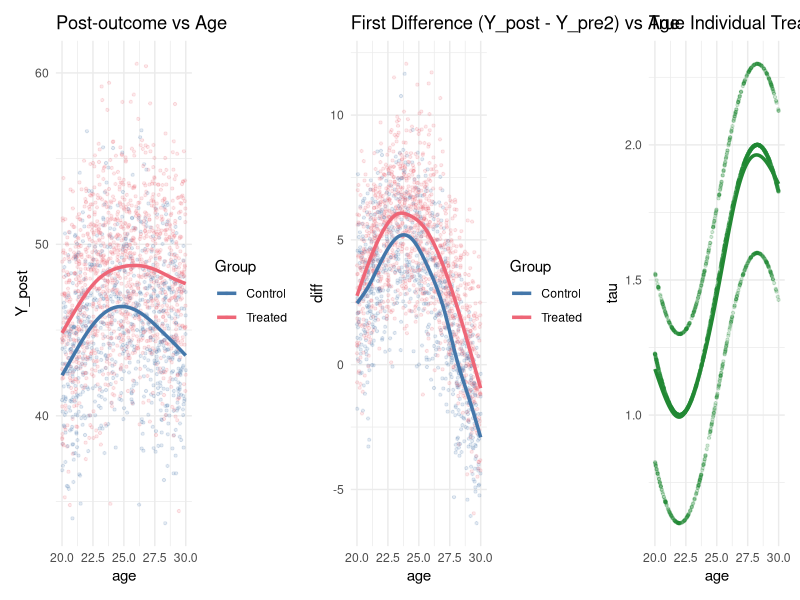
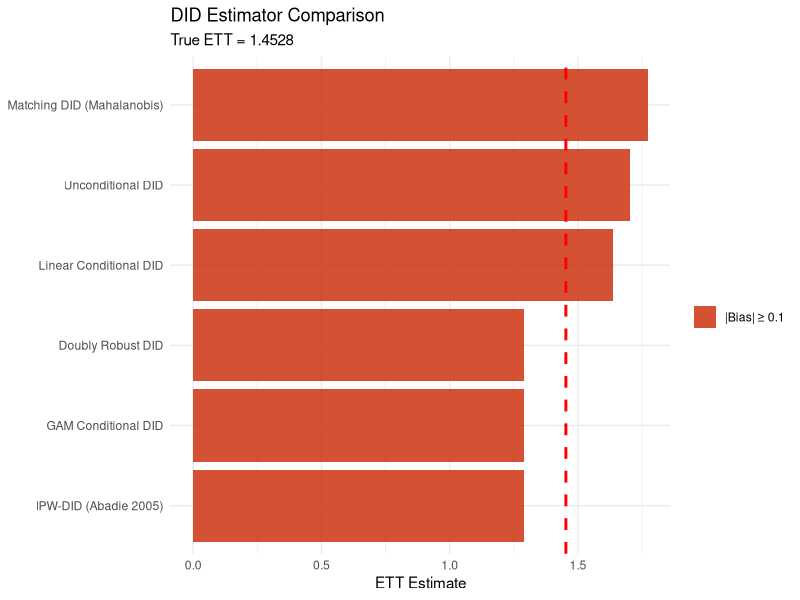
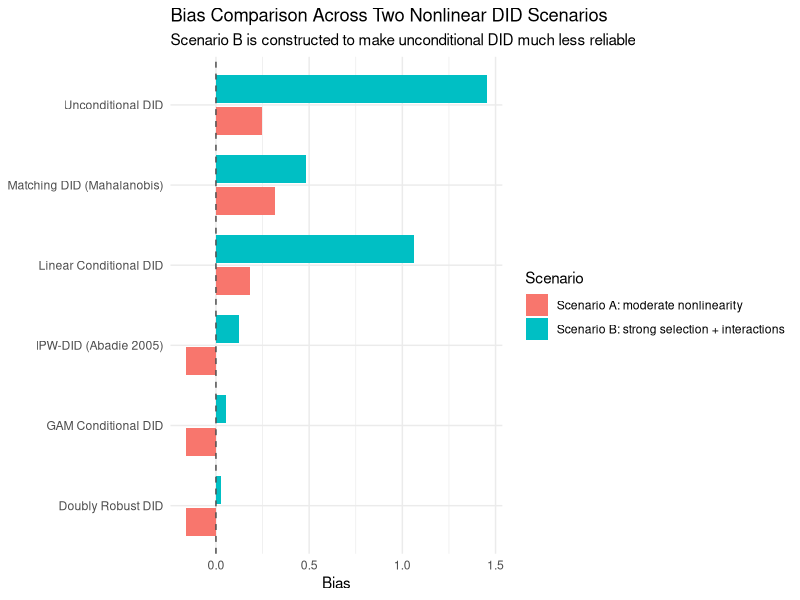

Generate these figures, in order, with R:
## ---- chunk 1
library(ggplot2)
library(tidyverse)
library(mgcv)
library(MatchIt)
library(patchwork)
set.seed(42)
## ---- chunk 2
n <- 2000

# ── Covariates ──────────────────────────────────────────────
age           <- runif(n, 20, 30)
genre_pref    <- sample(c("Action","Drama","Comedy","SciFi","Romance"), n, replace=TRUE)
major_release <- sample(c("sports","politics","celebrity","tech","news"),   n, replace=TRUE)

genre_num   <- as.numeric(factor(genre_pref))
release_num <- as.numeric(factor(major_release))

# ── Nonlinear propensity score ───────────────────────────────
linpred <- 
  0.5  * sin(age / 3) +
  0.3  * (genre_num^2) / 10 +
 -0.4  * log(release_num + 1) +
  0.2  * (age * genre_num) / 30

ps_true <- plogis(linpred)
D       <- rbinom(n, 1, ps_true)

# ── Pre-period outcomes (nonlinear in X) ─────────────────────
Y_pre1 <- 
   2 * sin(age / 4) +
   0.5 * genre_num^1.5 +
  -0.3 * release_num^2 / 5 +
   rnorm(n, 0, 2) + 30

Y_pre2 <- 
   3 * sin(age / 5) +
   0.7 * genre_num^1.5 +
  -0.4 * release_num^2 / 5 +
   0.5 * age +
   rnorm(n, 0, 2) + 30

# ── Heterogeneous true treatment effect ──────────────────────
tau <- 
  1.5 +
  0.5 * sin(age / 2) +
  0.3 * (genre_num == 1) +   # Action: higher effect
 -0.4 * (genre_num == 2)     # Drama: lower effect

ETT_true <- mean(tau[D == 1])
cat("True ETT (treated units only):", round(ETT_true, 4), "\n")

# ── Post-period outcome ──────────────────────────────────────
Y_post <- 
  Y_pre2 +
  tau * D +
  5 * sin(age / 3) +
  rnorm(n, 0, 2)

# ── Dataset ──────────────────────────────────────────────────
data <- data.frame(
  age, genre_pref, major_release,
  genre_num, release_num,
  D, ps_true,
  Y_pre1, Y_pre2, Y_post,
  diff = Y_post - Y_pre2,
  tau
)
## ---- chunk 3
p1 <- ggplot(data, aes(x = age, y = Y_post, color = factor(D))) +
  geom_point(alpha = 0.15, size = 0.8) +
  geom_smooth(se = FALSE, linewidth = 1.2) +
  scale_color_manual(values = c("#4477AA","#EE6677"),
                     labels = c("Control","Treated")) +
  labs(title = "Post-outcome vs Age", color = "Group") +
  theme_minimal()

p2 <- ggplot(data, aes(x = age, y = diff, color = factor(D))) +
  geom_point(alpha = 0.15, size = 0.8) +
  geom_smooth(se = FALSE, linewidth = 1.2) +
  scale_color_manual(values = c("#4477AA","#EE6677"),
                     labels = c("Control","Treated")) +
  labs(title = "First Difference (Y_post - Y_pre2) vs Age", color = "Group") +
  theme_minimal()

p3 <- ggplot(data, aes(x = age, y = tau)) +
  geom_point(alpha = 0.2, size = 0.8, color = "#228833") +
  geom_smooth(se = FALSE, color = "#228833", linewidth = 1.2) +
  labs(title = "True Individual Treatment Effect τ_i vs Age") +
  theme_minimal()

p1 + p2 + p3
## ---- chunk 4
ETT_naive <- 
  (mean(data$Y_post[data$D==1]) - mean(data$Y_pre2[data$D==1])) -
  (mean(data$Y_post[data$D==0]) - mean(data$Y_pre2[data$D==0]))

cat("Unconditional DID:", round(ETT_naive, 4), "\n")
cat("Bias vs true ETT: ", round(ETT_naive - ETT_true, 4), "\n")
## ---- chunk 5
ctrl_linear <- lm(
  diff ~ age + genre_pref + major_release,
  data = subset(data, D == 0)
)

# Predict counterfactual trend for treated
cf_linear <- predict(ctrl_linear, newdata = subset(data, D == 1))
ETT_linear <- mean(data$diff[data$D == 1]) - mean(cf_linear)

cat("Linear Conditional DID:", round(ETT_linear, 4), "\n")
cat("Bias vs true ETT:      ", round(ETT_linear - ETT_true, 4), "\n")
## ---- chunk 6
ctrl_gam <- gam(
  diff ~ s(age) + genre_pref + major_release,
  data = subset(data, D == 0)
)

cf_gam  <- predict(ctrl_gam, newdata = subset(data, D == 1))
ETT_gam <- mean(data$diff[data$D == 1]) - mean(cf_gam)

cat("GAM Conditional DID:", round(ETT_gam, 4), "\n")
cat("Bias vs true ETT:   ", round(ETT_gam - ETT_true, 4), "\n")
## ---- chunk 7
ps_gam <- gam(
  D ~ s(age) + genre_pref + major_release,
  family = binomial,
  data = data
)
data$ps_hat <- predict(ps_gam, type = "response")

# Trim propensity scores to avoid extreme weights
trim <- 0.02
data$ps_trim <- pmax(trim, pmin(1 - trim, data$ps_hat))
## ---- chunk 8
pD   <- mean(data$D)

ETT_ipw <- mean(
  (data$diff / pD) *
  (data$D - data$ps_trim) /
  (1 - data$ps_trim)
)

cat("IPW-DID (Abadie 2005):", round(ETT_ipw, 4), "\n")
cat("Bias vs true ETT:     ", round(ETT_ipw - ETT_true, 4), "\n")
## ---- chunk 9
m0_hat <- predict(ctrl_gam, newdata = data)

phat <- data$ps_trim
pD_bar <- mean(data$D)

# Normalized DR DID for panel ETT
w_treat <- data$D / pD_bar
w_ctrl_raw <- (1 - data$D) * phat / (1 - phat)
w_ctrl <- w_ctrl_raw / mean(w_ctrl_raw)

ETT_dr <- mean((w_treat - w_ctrl) * (data$diff - m0_hat))

cat("Doubly Robust DID:", round(ETT_dr, 4), "\n")
cat("Bias vs true ETT: ", round(ETT_dr - ETT_true, 4), "\n")
## ---- chunk 10
library(MatchIt)

m_out <- matchit(
  D ~ age + genre_num + release_num,
  data = data,
  method = "nearest",
  distance = "mahalanobis",
  ratio = 1
)

matched_data <- match.data(m_out)

ETT_match <- with(matched_data,
  mean(diff[D == 1]) - mean(diff[D == 0])
)

cat("Kernel/Matching DID:", round(ETT_match, 4), "\n")
cat("Bias vs true ETT:   ", round(ETT_match - ETT_true, 4), "\n")
## ---- chunk 11
results <- tibble(
  Estimator = c(
    "True ETT",
    "Unconditional DID",
    "Linear Conditional DID",
    "GAM Conditional DID",
    "IPW-DID (Abadie 2005)",
    "Doubly Robust DID",
    "Matching DID (Mahalanobis)"
  ),
  Estimate = round(c(ETT_true, ETT_naive, ETT_linear, ETT_gam,
                     ETT_ipw, ETT_dr, ETT_match), 4),
  Bias = round(c(ETT_true, ETT_naive, ETT_linear, ETT_gam,
                 ETT_ipw, ETT_dr, ETT_match) - ETT_true, 4)
)

knitr::kable(results, caption = "ETT Estimates: All Methods vs True Value")
## ---- chunk 12
results %>%
  filter(Estimator != "True ETT") %>%
  mutate(Estimator = fct_reorder(Estimator, abs(Bias))) %>%
  ggplot(aes(x = Estimator, y = Estimate, fill = abs(Bias) < 0.1)) +
  geom_col(alpha = 0.85) +
  geom_hline(yintercept = ETT_true, linetype = "dashed", color = "red", linewidth = 1) +
  scale_fill_manual(values = c("#CC3311","#009988"),
                    labels = c("|Bias| ≥ 0.1", "|Bias| < 0.1")) +
  coord_flip() +
  labs(title = "DID Estimator Comparison",
       subtitle = paste("True ETT =", round(ETT_true,4)),
       y = "ETT Estimate", x = NULL, fill = "") +
  theme_minimal()
## ---- chunk 13
estimate_did_suite <- function(data) {
  ETT_true <- mean(data$tau[data$D == 1])

  ETT_naive <- 
    (mean(data$Y_post[data$D == 1]) - mean(data$Y_pre2[data$D == 1])) -
    (mean(data$Y_post[data$D == 0]) - mean(data$Y_pre2[data$D == 0]))

  ctrl_linear <- lm(
    diff ~ age + genre_pref + major_release,
    data = subset(data, D == 0)
  )

  cf_linear <- predict(ctrl_linear, newdata = subset(data, D == 1))
  ETT_linear <- mean(data$diff[data$D == 1]) - mean(cf_linear)

  ctrl_gam <- gam(
    diff ~ s(age) + genre_pref + major_release,
    data = subset(data, D == 0)
  )

  cf_gam <- predict(ctrl_gam, newdata = subset(data, D == 1))
  ETT_gam <- mean(data$diff[data$D == 1]) - mean(cf_gam)

  ps_gam <- gam(
    D ~ s(age) + genre_pref + major_release,
    family = binomial,
    data = data
  )

  ps_hat <- predict(ps_gam, type = "response")
  ps_trim <- pmax(0.02, pmin(0.98, ps_hat))
  pD_bar <- mean(data$D)

  ETT_ipw <- mean(
    (data$diff / pD_bar) *
    (data$D - ps_trim) /
    (1 - ps_trim)
  )

  m0_hat <- predict(ctrl_gam, newdata = data)
  w_treat <- data$D / pD_bar
  w_ctrl_raw <- (1 - data$D) * ps_trim / (1 - ps_trim)
  w_ctrl <- w_ctrl_raw / mean(w_ctrl_raw)

  ETT_dr <- mean((w_treat - w_ctrl) * (data$diff - m0_hat))

  m_out <- matchit(
    D ~ age + genre_num + release_num,
    data = data,
    method = "nearest",
    distance = "mahalanobis",
    ratio = 1
  )

  matched_data <- match.data(m_out)
  ETT_match <- with(matched_data,
    mean(diff[D == 1]) - mean(diff[D == 0])
  )

  tibble(
    Estimator = c(
      "True ETT",
      "Unconditional DID",
      "Linear Conditional DID",
      "GAM Conditional DID",
      "IPW-DID (Abadie 2005)",
      "Doubly Robust DID",
      "Matching DID (Mahalanobis)"
    ),
    Estimate = c(
      ETT_true, ETT_naive, ETT_linear, ETT_gam,
      ETT_ipw, ETT_dr, ETT_match
    ),
    Bias = c(
      0, ETT_naive - ETT_true, ETT_linear - ETT_true, ETT_gam - ETT_true,
      ETT_ipw - ETT_true, ETT_dr - ETT_true, ETT_match - ETT_true
    )
  )
}

scenario_a <- results %>%
  mutate(Scenario = "Scenario A: moderate nonlinearity")

n_stress <- 2000

age_s <- runif(n_stress, 20, 30)
genre_pref_s <- sample(c("Action","Drama","Comedy","SciFi","Romance"), n_stress, replace = TRUE)
major_release_s <- sample(c("sports","politics","celebrity","tech","news"), n_stress, replace = TRUE)

genre_num_s <- as.numeric(factor(genre_pref_s))
release_num_s <- as.numeric(factor(major_release_s))

linpred_s <-
  -1.2 +
   1.1 * cos(age_s / 2) +
   0.9 * (genre_pref_s == "Action") +
   0.7 * (genre_pref_s == "SciFi") -
   0.8 * (major_release_s == "politics") +
   1.0 * ((age_s < 24) & (genre_pref_s == "Action")) +
   0.8 * ((age_s > 27) & (major_release_s == "tech"))

ps_true_s <- plogis(linpred_s)
D_s <- rbinom(n_stress, 1, ps_true_s)

Y_pre1_s <-
  1.5 * sin(age_s / 2.5) +
  0.7 * genre_num_s -
  0.4 * release_num_s +
  0.9 * sin(age_s * genre_num_s / 8) +
  rnorm(n_stress, 0, 2) + 28

Y_pre2_s <-
  Y_pre1_s +
  1.2 * cos(age_s / 2.2) +
  0.5 * (genre_pref_s == "Action") -
  0.6 * (major_release_s == "politics") +
  0.8 * sin(age_s * release_num_s / 7) +
  rnorm(n_stress, 0, 1.5)

tau_s <-
  1.4 +
  0.6 * sin(age_s / 1.8) +
  0.5 * (genre_pref_s == "Action") -
  0.4 * (genre_pref_s == "Drama")

m0_stress <-
  2.8 * sin(age_s / 1.7) +
  1.1 * (genre_pref_s == "Action") -
  1.0 * (genre_pref_s == "Drama") +
  1.3 * (major_release_s == "tech") -
  1.1 * (major_release_s == "politics") +
  1.4 * sin(age_s * genre_num_s / 3.5) +
  1.0 * ((age_s > 26) & (major_release_s == "tech"))

Y_post_s <- Y_pre2_s + tau_s * D_s + m0_stress + rnorm(n_stress, 0, 2)

stress_data <- data.frame(
  age = age_s,
  genre_pref = genre_pref_s,
  major_release = major_release_s,
  genre_num = genre_num_s,
  release_num = release_num_s,
  D = D_s,
  ps_true = ps_true_s,
  Y_pre1 = Y_pre1_s,
  Y_pre2 = Y_pre2_s,
  Y_post = Y_post_s,
  diff = Y_post_s - Y_pre2_s,
  tau = tau_s
)

scenario_b <- estimate_did_suite(stress_data) %>%
  mutate(Scenario = "Scenario B: strong selection + interactions")

scenario_compare <- bind_rows(scenario_a, scenario_b) %>%
  mutate(
    Estimate = round(Estimate, 4),
    Bias = round(Bias, 4)
  )

knitr::kable(
  scenario_compare,
  caption = "Two DGPs Compared: Baseline Scenario vs Stress-Test Scenario"
)
## ---- chunk 14
scenario_compare %>%
  filter(Estimator != "True ETT") %>%
  ggplot(aes(x = Estimator, y = Bias, fill = Scenario)) +
  geom_col(position = position_dodge(width = 0.8), width = 0.7) +
  geom_hline(yintercept = 0, linetype = "dashed", color = "gray30") +
  coord_flip() +
  labs(
    title = "Bias Comparison Across Two Nonlinear DID Scenarios",
    subtitle = "Scenario B is constructed to make unconditional DID much less reliable",
    x = NULL,
    y = "Bias"
  ) +
  theme_minimal()
